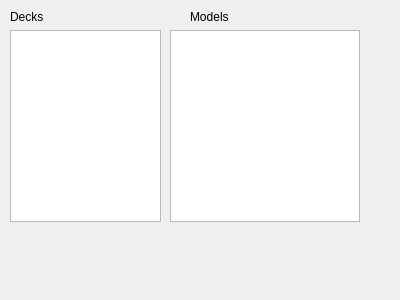
<?xml version="1.0" encoding="UTF-8"?>
<ui version="4.0">
 <class>qwAnkiImport</class>
 <widget class="QWidget" name="qwAnkiImport">
  <property name="geometry">
   <rect>
    <x>0</x>
    <y>0</y>
    <width>400</width>
    <height>300</height>
   </rect>
  </property>
  <property name="windowTitle">
   <string>Form</string>
  </property>
  <widget class="QLabel" name="label">
   <property name="geometry">
    <rect>
     <x>10</x>
     <y>10</y>
     <width>46</width>
     <height>13</height>
    </rect>
   </property>
   <property name="text">
    <string>Decks</string>
   </property>
  </widget>
  <widget class="QTreeView" name="qtvDecks">
   <property name="geometry">
    <rect>
     <x>10</x>
     <y>30</y>
     <width>151</width>
     <height>192</height>
    </rect>
   </property>
   <property name="rootIsDecorated">
    <bool>false</bool>
   </property>
   <attribute name="headerStretchLastSection">
    <bool>false</bool>
   </attribute>
  </widget>
  <widget class="QLabel" name="label_2">
   <property name="geometry">
    <rect>
     <x>190</x>
     <y>10</y>
     <width>46</width>
     <height>13</height>
    </rect>
   </property>
   <property name="text">
    <string>Models</string>
   </property>
  </widget>
  <widget class="QTreeView" name="qtvModels">
   <property name="geometry">
    <rect>
     <x>170</x>
     <y>30</y>
     <width>190</width>
     <height>192</height>
    </rect>
   </property>
   <attribute name="headerStretchLastSection">
    <bool>false</bool>
   </attribute>
  </widget>
 </widget>
 <resources/>
 <connections/>
</ui>
